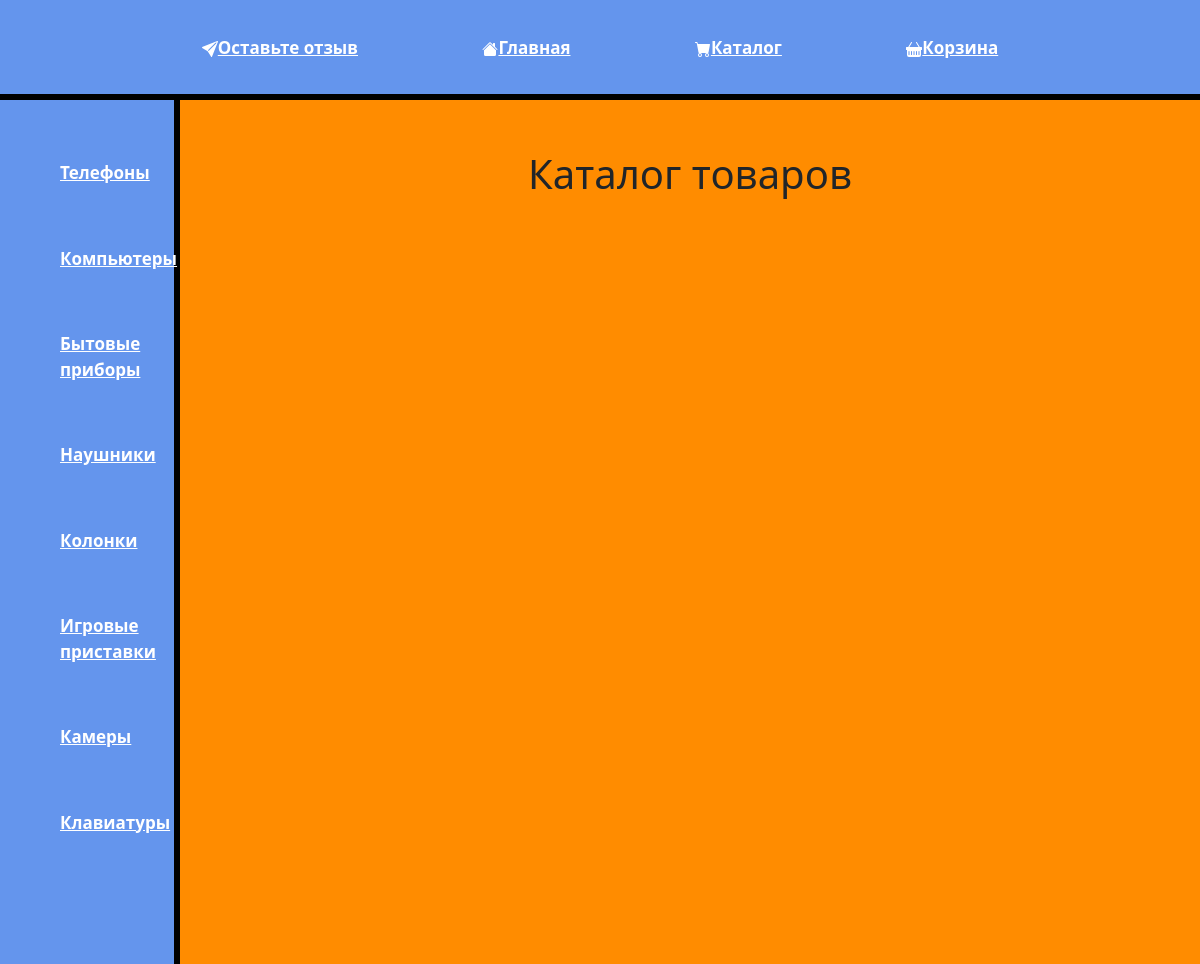
/products/katalog, run on the app's committed database.
### products/models.py (models this page shows, shortened)
class ProductCategory(models.Model):  # Модель базы данных с категориями продуктов
    name = models.CharField('Категории', max_length=40, unique=True)
    class Meta:  # Имя модели, если 1 категория то используется verbose_name, а если несколько, то verbose_name_plural
        verbose_name = 'Категория'
        verbose_name_plural = 'Категории'
    def get_absolute_url(self):  # Переход на страницу с продуктами нужной категории
        return reverse('tovars', kwargs={'pk': self.pk})

### products/views.py (the view)
# urls.py: path('katalog', views.katalog, name='katalog'),
def katalog(request):  # Вывод шаблона страницы с каталогом
    categories = ProductCategory.objects.all()  # Запись категорий в переменную
    return render(request, 'products/katalog.html', context={ #Показ страницы с каталогом, передача словаря с переменной
        'categories': categories,
        }
                )

### products/templates/products/katalog.html (shortened to what this page needs)
{% load static %}
<!doctype html>
<html lang="en">
<head>
    <link rel="stylesheet" href="https://cdn.jsdelivr.net/npm/bootstrap@5.3.2/dist/css/bootstrap.min.css">
    <link rel="stylesheet" href="{% static 'main/css/main.css' %}">
</head>
<body>
    <main>
        <a href="{% url 'addRewiew' %}">Оставьте отзыв</a>
        <a href="{% url 'home' %}">Главная</a>
        <a href="{% url 'katalog' %}">Каталог</a>
        <a href="{% url 'basket' %}">Корзина</a>
    </main>
    <aside>
    {% for category in categories %}
        <a href="{{ category.get_absolute_url }} ">{{ category.name }}</a>
    {% endfor %}
    </aside>
    {% block content %}
        <h1>Каталог товаров</h1>
    {% endblock %}
</body>

### main/static/main/css/main.css (style rules this page uses)
body { text-align: center; margin: 0px; background: darkorange; }
main { background: cornflowerblue; height: 100px; width: 100%; border-bottom: 6px solid black; font-size: 17px; font-weight: bold; display: inline-block; padding-top: 35px; }
aside { height: 864px; width: 15%; float: left; background: cornflowerblue; border-right: 6px solid black; text-align: left; font-size: 17px; font-weight: bold; }
aside a { margin-bottom: 30px; display: block; color: white; }
h1 { margin-top: 50px; margin-bottom: 0px; }
a { margin: 60px; color: white; transition: all 0.3s ease; }

### data on the page
ProductCategory: name "Телефоны"
ProductCategory: name "Компьютеры"
ProductCategory: name "Бытовые приборы"
ProductCategory: name "Наушники"
ProductCategory: name "Колонки"
ProductCategory: name "Игровые приставки"
ProductCategory: name "Камеры"
ProductCategory: name "Клавиатуры"
